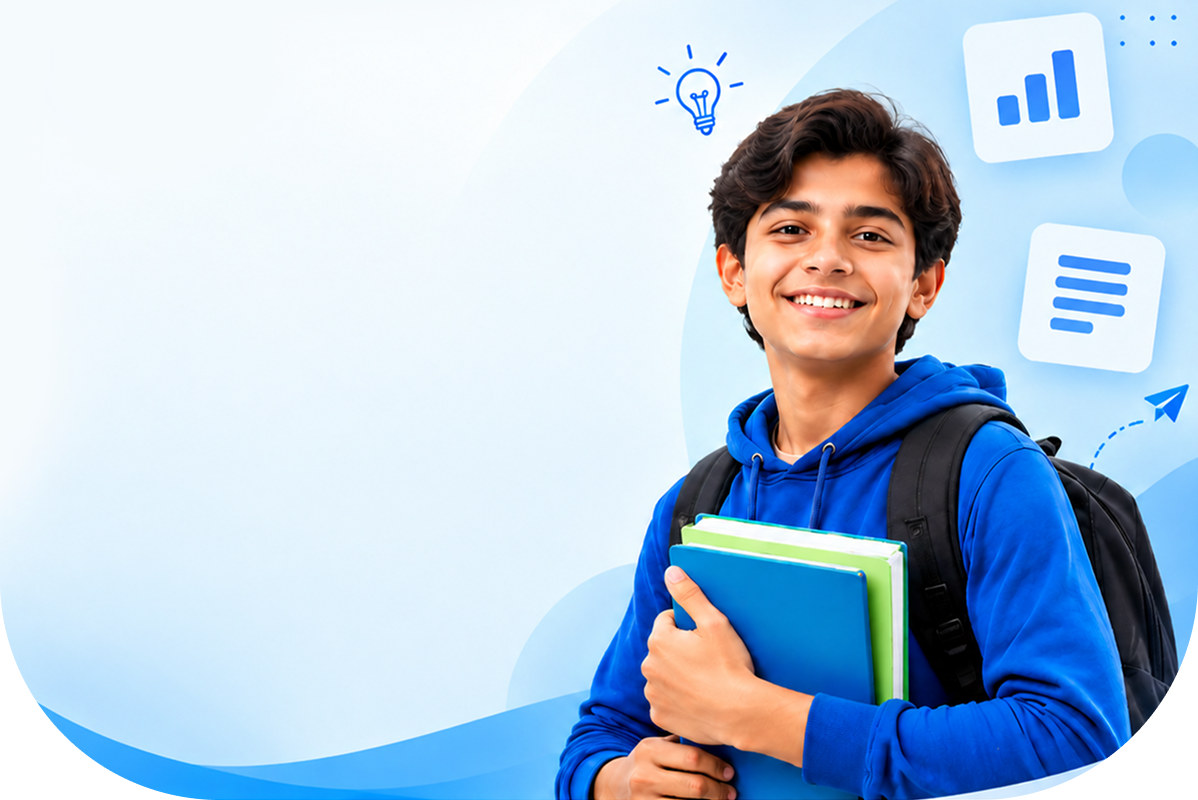
#> input picture student-hero-animation/assets/hero-source.png, 1198 x 800 px
$ python refine.py
#> lines starting #> are read from the running program, lines starting #| are printed output that depends on the picture
"""Step 2: build boy.png from the two model masks: gate ISNet with the filled human silhouette (drops the wave),
refine the edge with a guided filter, decontaminate edge colours against an inpainted background estimate.
Writes assets/layers/boy-full.png (the complete cut-out, before hair splitting)."""
import numpy as np, cv2
from PIL import Image
ROOT = __file__.rsplit('/tools/', 1)[0]
SP = '/tmp/claude-0/-home-claude/16f7c1b2-c4b4-5aea-9d02-af57212e0f40/scratchpad'
src = np.asarray(Image.open(f'{ROOT}/assets/hero-source.png').convert('RGBA')).astype(np.float32)
H, W = src.shape[:2]
#> H = 800; W = 1198
I = src[..., :3] / 255
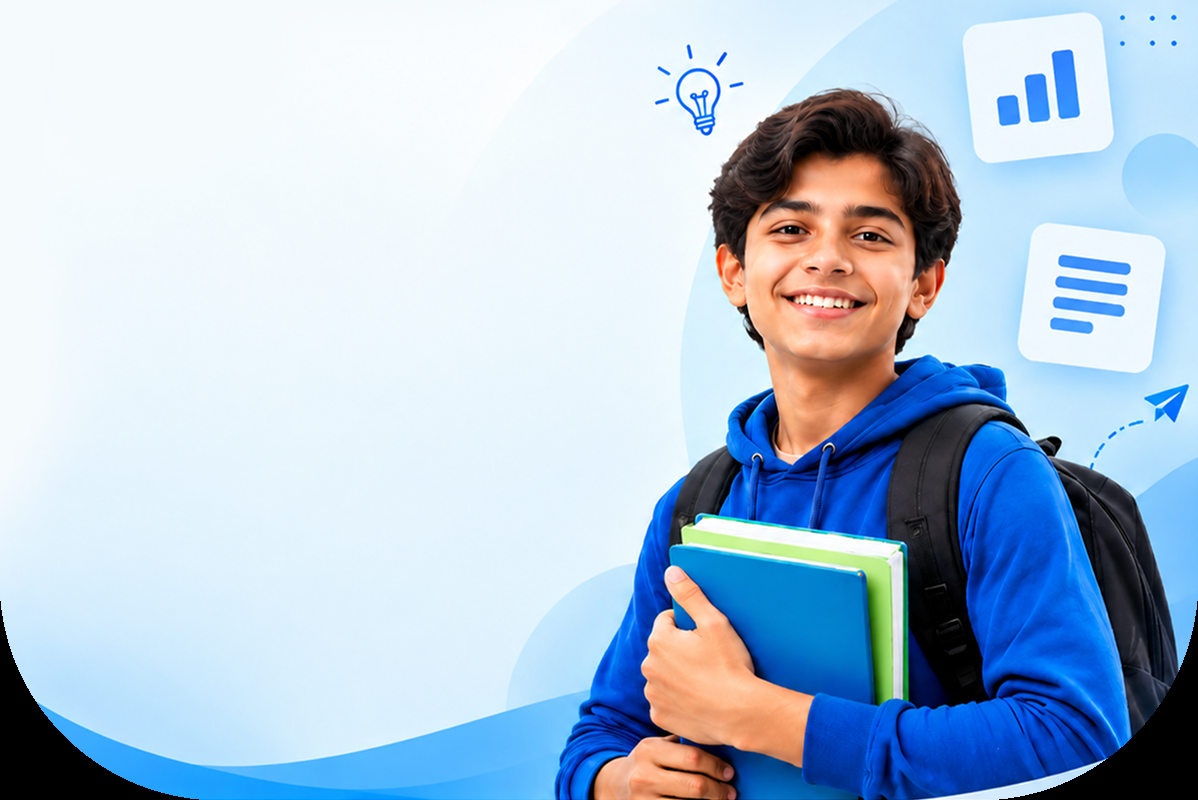
#> I: shape (800, 1198, 3) float32; mean R, G, B 0.682, 0.763, 0.85
#> (the run stopped early here; a loop or call above may not have finished)
